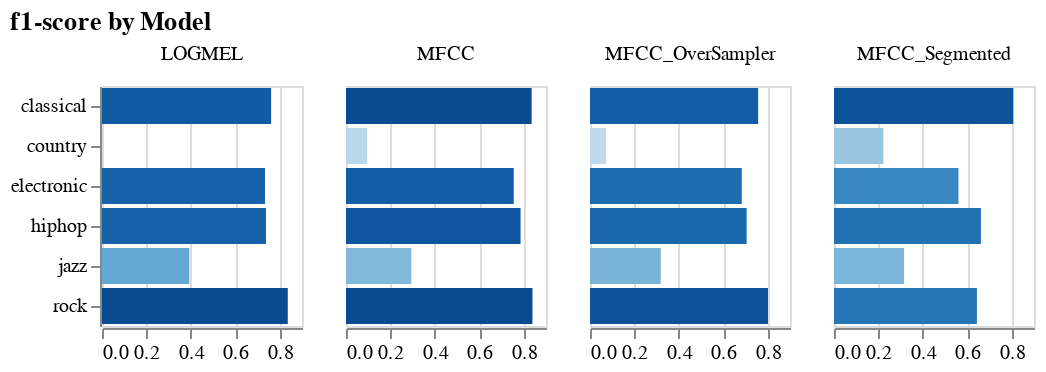

The cell this chart's notebook holds for it:
### Code cell
comp.display_metric_comparison_chart(comp.metrics[2])

### Figure 1 — Vega specification as saved in the notebook (floating-point values rounded to 4 significant figures)
{"$schema": "https://vega.github.io/schema/vega/v5.json", "data": [{"name": "source_0", "values": [{"index": "MFCC", "classical": 0.8352, "country": 0.09524, "electronic": 0.7547, "hiphop": 0.7855, "jazz": 0.2941, "rock": 0.839, "accuracy": 0.7867, "macro avg": 0.6006, "weighted avg": 0.7749, "type": "classical", "amount": 0.8352, "amount_start": 0.0, "amount_end": 0.8352}, {"index": "MFCC", "classical": 0.8352, "country": 0.09524, "electronic": 0.7547, "hiphop": 0.7855, "jazz": 0.2941, "rock": 0.839, "accuracy": 0.7867, "macro avg": 0.6006, "weighted avg": 0.7749, "type": "country", "amount": 0.09524, "amount_start": 0.0, "amount_end": 0.09524}, {"index": "MFCC", "classical": 0.8352, "country": 0.09524, "electronic": 0.7547, "hiphop": 0.7855, "jazz": 0.2941, "rock": 0.839, "accuracy": 0.7867, "macro avg": 0.6006, "weighted avg": 0.7749, "type": "electronic", "amount": 0.7547, "amount_start": 0.0, "amount_end": 0.7547}, {"index": "MFCC", "classical": 0.8352, "country": 0.09524, "electronic": 0.7547, "hiphop": 0.7855, "jazz": 0.2941, "rock": 0.839, "accuracy": 0.7867, "macro avg": 0.6006, "weighted avg": 0.7749, "type": "hiphop", "amount": 0.7855, "amount_start": 0.0, "amount_end": 0.7855}, {"index": "MFCC", "classical": 0.8352, "country": 0.09524, "electronic": 0.7547, "hiphop": 0.7855, "jazz": 0.2941, "rock": 0.839, "accuracy": 0.7867, "macro avg": 0.6006, "weighted avg": 0.7749, "type": "jazz", "amount": 0.2941, "amount_start": 0.0, "amount_end": 0.2941}, {"index": "MFCC", "classical": 0.8352, "country": 0.09524, "electronic": 0.7547, "hiphop": 0.7855, "jazz": 0.2941, "rock": 0.839, "accuracy": 0.7867, "macro avg": 0.6006, "weighted avg": 0.7749, "type": "rock", "amount": 0.839, "amount_start": 0.0, "amount_end": 0.839}, {"index": "MFCC_OverSampler", "classical": 0.7567, "country": 0.07229, "electronic": 0.683, "hiphop": 0.705, "jazz": 0.3183, "rock": 0.8011, "accuracy": 0.7208, "macro avg": 0.5561, "weighted avg": 0.7186, "type": "classical", "amount": 0.7567, "amount_start": 0.0, "amount_end": 0.7567}, {"index": "MFCC_OverSampler", "classical": 0.7567, "country": 0.07229, "electronic": 0.683, "hiphop": 0.705, "jazz": 0.3183, "rock": 0.8011, "accuracy": 0.7208, "macro avg": 0.5561, "weighted avg": 0.7186, "type": "country", "amount": 0.07229, "amount_start": 0.0, "amount_end": 0.07229}, {"index": "MFCC_OverSampler", "classical": 0.7567, "country": 0.07229, "electronic": 0.683, "hiphop": 0.705, "jazz": 0.3183, "rock": 0.8011, "accuracy": 0.7208, "macro avg": 0.5561, "weighted avg": 0.7186, "type": "electronic", "amount": 0.683, "amount_start": 0.0, "amount_end": 0.683}, {"index": "MFCC_OverSampler", "classical": 0.7567, "country": 0.07229, "electronic": 0.683, "hiphop": 0.705, "jazz": 0.3183, "rock": 0.8011, "accuracy": 0.7208, "macro avg": 0.5561, "weighted avg": 0.7186, "type": "hiphop", "amount": 0.705, "amount_start": 0.0, "amount_end": 0.705}, {"index": "MFCC_OverSampler", "classical": 0.7567, "country": 0.07229, "electronic": 0.683, "hiphop": 0.705, "jazz": 0.3183, "rock": 0.8011, "accuracy": 0.7208, "macro avg": 0.5561, "weighted avg": 0.7186, "type": "jazz", "amount": 0.3183, "amount_start": 0.0, "amount_end": 0.3183}, {"index": "MFCC_OverSampler", "classical": 0.7567, "country": 0.07229, "electronic": 0.683, "hiphop": 0.705, "jazz": 0.3183, "rock": 0.8011, "accuracy": 0.7208, "macro avg": 0.5561, "weighted avg": 0.7186, "type": "rock", "amount": 0.8011, "amount_start": 0.0, "amount_end": 0.8011}, {"index": "MFCC_Segmented", "classical": 0.8064, "country": 0.2222, "electronic": 0.5599, "hiphop": 0.6612, "jazz": 0.3154, "rock": 0.6431, "accuracy": 0.6222, "macro avg": 0.5347, "weighted avg": 0.604, "type": "classical", "amount": 0.8064, "amount_start": 0.0, "amount_end": 0.8064}, {"index": "MFCC_Segmented", "classical": 0.8064, "country": 0.2222, "electronic": 0.5599, "hiphop": 0.6612, "jazz": 0.3154, "rock": 0.6431, "accuracy": 0.6222, "macro avg": 0.5347, "weighted avg": 0.604, "type": "country", "amount": 0.2222, "amount_start": 0.0, "amount_end": 0.2222}, {"index": "MFCC_Segmented", "classical": 0.8064, "country": 0.2222, "electronic": 0.5599, "hiphop": 0.6612, "jazz": 0.3154, "rock": 0.6431, "accuracy": 0.6222, "macro avg": 0.5347, "weighted avg": 0.604, "type": "electronic", "amount": 0.5599, "amount_start": 0.0, "amount_end": 0.5599}, {"index": "MFCC_Segmented", "classical": 0.8064, "country": 0.2222, "electronic": 0.5599, "hiphop": 0.6612, "jazz": 0.3154, "rock": 0.6431, "accuracy": 0.6222, "macro avg": 0.5347, "weighted avg": 0.604, "type": "hiphop", "amount": 0.6612, "amount_start": 0.0, "amount_end": 0.6612}, {"index": "MFCC_Segmented", "classical": 0.8064, "country": 0.2222, "electronic": 0.5599, "hiphop": 0.6612, "jazz": 0.3154, "rock": 0.6431, "accuracy": 0.6222, "macro avg": 0.5347, "weighted avg": 0.604, "type": "jazz", "amount": 0.3154, "amount_start": 0.0, "amount_end": 0.3154}, {"index": "MFCC_Segmented", "classical": 0.8064, "country": 0.2222, "electronic": 0.5599, "hiphop": 0.6612, "jazz": 0.3154, "rock": 0.6431, "accuracy": 0.6222, "macro avg": 0.5347, "weighted avg": 0.604, "type": "rock", "amount": 0.6431, "amount_start": 0.0, "amount_end": 0.6431}, {"index": "LOGMEL", "classical": 0.761, "country": 0.0, "electronic": 0.7334, "hiphop": 0.7378, "jazz": 0.3929, "rock": 0.8361, "accuracy": 0.7644, "macro avg": 0.5769, "weighted avg": 0.7559, "type": "classical", "amount": 0.761, "amount_start": 0.0, "amount_end": 0.761}, {"index": "LOGMEL", "classical": 0.761, "country": 0.0, "electronic": 0.7334, "hiphop": 0.7378, "jazz": 0.3929, "rock": 0.8361, "accuracy": 0.7644, "macro avg": 0.5769, "weighted avg": 0.7559, "type": "country", "amount": 0.0, "amount_start": 0.0, "amount_end": 0.0}, {"index": "LOGMEL", "classical": 0.761, "country": 0.0, "electronic": 0.7334, "hiphop": 0.7378, "jazz": 0.3929, "rock": 0.8361, "accuracy": 0.7644, "macro avg": 0.5769, "weighted avg": 0.7559, "type": "electronic", "amount": 0.7334, "amount_start": 0.0, "amount_end": 0.7334}, {"index": "LOGMEL", "classical": 0.761, "country": 0.0, "electronic": 0.7334, "hiphop": 0.7378, "jazz": 0.3929, "rock": 0.8361, "accuracy": 0.7644, "macro avg": 0.5769, "weighted avg": 0.7559, "type": "hiphop", "amount": 0.7378, "amount_start": 0.0, "amount_end": 0.7378}, {"index": "LOGMEL", "classical": 0.761, "country": 0.0, "electronic": 0.7334, "hiphop": 0.7378, "jazz": 0.3929, "rock": 0.8361, "accuracy": 0.7644, "macro avg": 0.5769, "weighted avg": 0.7559, "type": "jazz", "amount": 0.3929, "amount_start": 0.0, "amount_end": 0.3929}, {"index": "LOGMEL", "classical": 0.761, "country": 0.0, "electronic": 0.7334, "hiphop": 0.7378, "jazz": 0.3929, "rock": 0.8361, "accuracy": 0.7644, "macro avg": 0.5769, "weighted avg": 0.7559, "type": "rock", "amount": 0.8361, "amount_start": 0.0, "amount_end": 0.8361}]}, {"name": "column_domain", "values": [{"index": "MFCC", "count": 6}, {"index": "MFCC_OverSampler", "count": 6}, {"index": "MFCC_Segmented", "count": 6}, {"index": "LOGMEL", "count": 6}]}, {"name": "source_0_y_domain_type", "values": [{"type": "classical"}, {"type": "country"}, {"type": "electronic"}, {"type": "hiphop"}, {"type": "jazz"}, {"type": "rock"}]}, {"name": "source_0_color_domain_amount", "values": [{"min": 0.0, "max": 0.839}]}], "signals": [{"name": "child_width", "value": 100}, {"name": "y_step", "value": 20}, {"name": "child_height", "update": "bandspace(domain('y').length, 0.1, 0.05) * y_step"}], "marks": [{"type": "group", "name": "row_header", "encode": {"update": {"height": {"signal": "child_height"}}}, "axes": [{"scale": "y", "grid": false, "orient": "left", "zindex": 0}], "role": "row-header"}, {"type": "group", "name": "column_header", "from": {"data": "column_domain"}, "sort": {"field": "datum[\"index\"]", "order": "ascending"}, "encode": {"update": {"width": {"signal": "child_width"}}}, "title": {"text": {"signal": "isValid(parent[\"index\"]) ? parent[\"index\"] : \"\"+parent[\"index\"]"}, "style": "guide-label", "frame": "group", "offset": 10}, "role": "column-header"}, {"type": "group", "name": "column_footer", "from": {"data": "column_domain"}, "sort": {"field": "datum[\"index\"]", "order": "ascending"}, "encode": {"update": {"width": {"signal": "child_width"}}}, "axes": [{"scale": "x", "tickCount": {"signal": "ceil(child_width/40)"}, "zindex": 0, "grid": false, "labelFlush": true, "labelOverlap": true, "orient": "bottom"}], "role": "column-footer"}, {"type": "group", "name": "cell", "from": {"facet": {"data": "source_0", "name": "facet", "groupby": ["index"]}}, "sort": {"field": ["datum[\"index\"]"], "order": ["ascending"]}, "encode": {"update": {"width": {"signal": "child_width"}, "height": {"signal": "child_height"}}}, "marks": [{"type": "rect", "name": "child_marks", "from": {"data": "facet"}, "encode": {"update": {"height": {"signal": "max(0.25, bandwidth('y'))"}, "fill": {"field": "amount", "scale": "color"}, "x": {"field": "amount_end", "scale": "x"}, "x2": {"field": "amount_start", "scale": "x"}, "y": {"field": "type", "scale": "y"}}}, "style": ["bar"]}], "axes": [{"scale": "x", "grid": true, "orient": "bottom", "labels": false, "tickCount": {"signal": "ceil(child_width/40)"}, "minExtent": 0, "domain": false, "zindex": 0, "maxExtent": 0, "gridScale": "y", "ticks": false, "aria": false}], "style": "cell"}], "scales": [{"name": "x", "type": "linear", "domain": {"data": "source_0", "fields": ["amount_start", "amount_end"]}, "range": [0, {"signal": "child_width"}], "zero": true, "nice": true}, {"name": "y", "type": "band", "domain": {"data": "source_0_y_domain_type", "field": "type", "sort": true}, "range": {"step": {"signal": "y_step"}}, "paddingOuter": 0.05, "paddingInner": 0.1}, {"name": "color", "type": "linear", "domain": [{"signal": "(data(\"source_0_color_domain_amount\")[0] || {}).min"}, {"signal": "(data(\"source_0_color_domain_amount\")[0] || {}).max"}], "range": "ramp", "zero": false, "interpolate": "hcl"}], "title": {"text": "f1-score by Model", "anchor": "start"}, "padding": 5, "layout": {"padding": 20, "columns": {"signal": "length(data('column_domain'))"}, "bounds": "full", "align": "all"}, "background": "white"}
